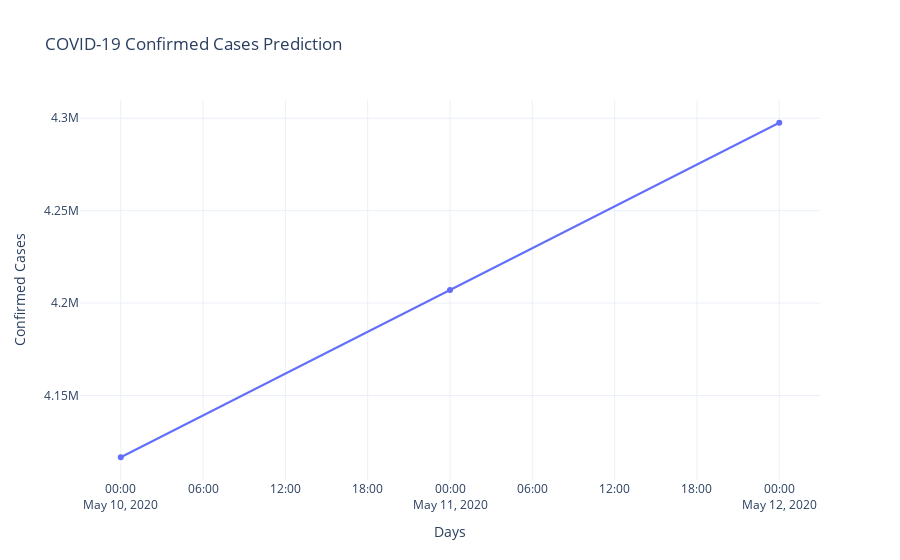

Source (notebook cell):
### Code cell
fig = go.Figure()

result_cases = results.groupby("Date").sum()
fig.add_trace(go.Scatter(x=result_cases.index, y=result_cases["Confirmed_Cases"].values,
                    mode='lines+markers',
                    name='Confirmed'))
fig.update_layout(title='COVID-19 Confirmed Cases Prediction',
                   xaxis_title='Days',
                   yaxis_title='Confirmed Cases')
fig.show()

### Figure 1 — Plotly figure (JSON) as saved in the notebook; plotly's stock layout.template omitted (floating-point values rounded to 4 significant figures)
{"data": [{"mode": "lines+markers", "name": "Confirmed", "type": "scatter", "x": ["2020-05-10T00:00:00", "2020-05-11T00:00:00", "2020-05-12T00:00:00"], "y": [4116626, 4207095, 4297550]}], "layout": {"title": {"text": "COVID-19 Confirmed Cases Prediction"}, "xaxis": {"title": {"text": "Days"}}, "yaxis": {"title": {"text": "Confirmed Cases"}}}}
